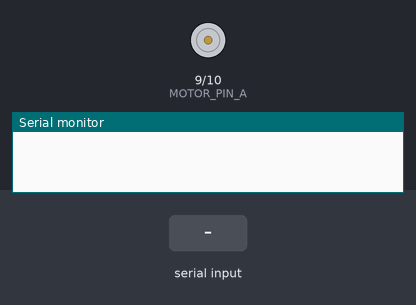
Bench run of a sketch on a simulated Arduino Uno, built with avr-gcc and run on an emulated ATmega328P. Parts: motor-driver pin pairs drawn as motors (green arrow = first pin HIGH = forward, orange = second pin HIGH = backward, longer = more drive), the last lines printed to the serial monitor. The test bench sets the inputs (shaded band).

Above: at 1.2 s.
1.3 s: "f\n" received over Serial
At 2.5 s:
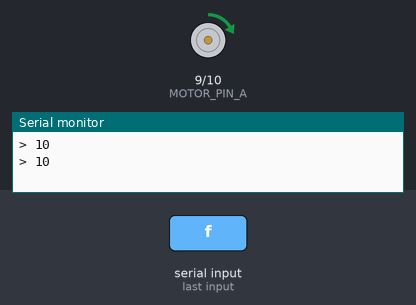
2.8 s: byte 112 ('p') received over Serial
At 3.6 s:
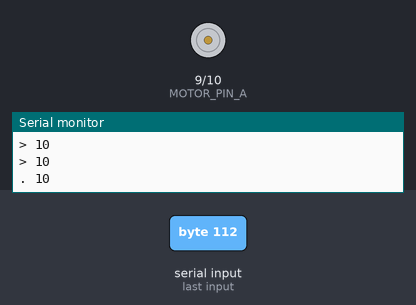
4.3 s: byte 102 ('f') received over Serial
At 4.8 s:
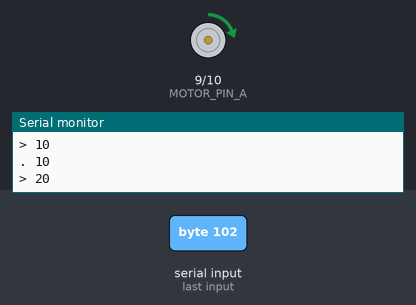
5.8 s: "p\n" received over Serial
At 7.0 s:
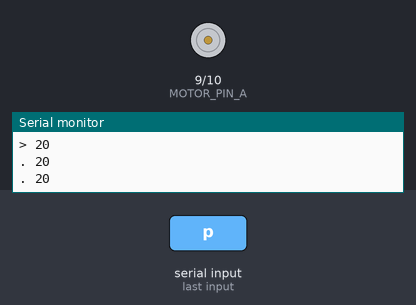
7.3 s: "b\n" received over Serial
At 8.2 s:
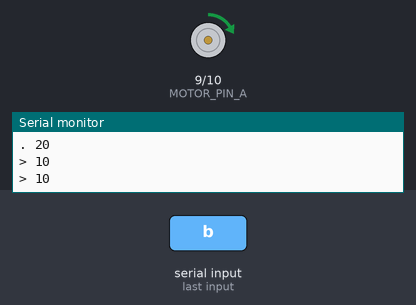
Timing chart, 0 to 9.8 s (numbered marks = the images above; inputs shaded):
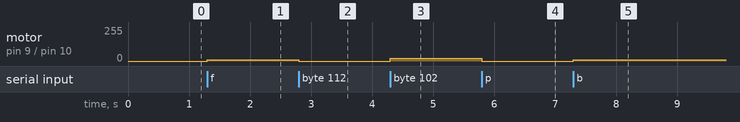

The sketch:

motorControlSweep.ino
```cpp
#include <CircularBuffer.h>
#include <BluetoothCommandParser.h>
#include <SoftwareSerial.h>

#define MOTOR_PIN_A 9
#define MOTOR_PIN_B 10

#define BLUETOOTH_RX_PIN 3
#define BLUETOOTH_TX_PIN 4

#define STEP_TIME 1000
#define STEP_SIZE 10
#define MAX_SPEED 250

#define LED_PIN 13

//#define DEBUG_BLUETOOTH 1

int speed = 0; // negative value means running backwards. maximum is 255
unsigned long checkpointTime = STEP_TIME;
int direction = 1;
int active = 0;
int ledStatus = 0;
BluetoothCommandParser btcmdparser;

SoftwareSerial bluetoothSerial(BLUETOOTH_RX_PIN, BLUETOOTH_TX_PIN);

void setup() {
  Serial.begin(19200);
  bluetoothSerial.begin(9600);
  pinMode(MOTOR_PIN_A, OUTPUT);
  pinMode(MOTOR_PIN_B, OUTPUT);
  pinMode(BLUETOOTH_RX_PIN, INPUT);
  pinMode(BLUETOOTH_TX_PIN, OUTPUT);
}

void setSpeed(int speed) {
  if (speed >= 0) {
    analogWrite(MOTOR_PIN_A, speed);
    digitalWrite(MOTOR_PIN_B, 0);
  } else {
    digitalWrite(MOTOR_PIN_A, 0);
    analogWrite(MOTOR_PIN_B, -speed);
  }
}

void stopMotor() {
  digitalWrite(MOTOR_PIN_A, 0);
  digitalWrite(MOTOR_PIN_B, 0);
}

void loop() {
  char c = 0;
  char btbyte = 0;
  bool havebtcmd = false;

#if 0
  if (millis() > checkpointTime) {
    ledStatus = 1 - ledStatus;
    digitalWrite(LED_PIN, ledStatus);

    checkpointTime += STEP_TIME;
    speed = speed + direction * STEP_SIZE;
    if (direction == 1) {
      if (speed > MAX_SPEED) {
        direction = -1;
        speed -= STEP_SIZE;
      }
    } else if (direction == -1) {
      if (speed < 0) {
        direction = 1;
        speed += STEP_SIZE;
      }
    }
    setSpeed(speed);
    Serial.print(speed);
    Serial.print("\n");
  }
#endif

  // Handle commands.
  if (Serial.available()) {
    c = Serial.read();
  } else if (bluetoothSerial.available()) {
    btbyte = bluetoothSerial.read();
    btcmdparser.feed(btbyte);
#ifdef DEBUG_BLUETOOTH
    Serial.print("BT>uC: 0x");
    Serial.print(btbyte, HEX);
    Serial.print("\n");
#endif
    havebtcmd = btcmdparser.parseKeyCommand() == BluetoothCommandParser::Valid;
  }
  if (c != 0 || havebtcmd) {
    // Toggle LED to indicate we received a command.
    ledStatus = 1 - ledStatus;
    digitalWrite(LED_PIN, ledStatus);

    // Process commands.
    if (havebtcmd) {
      // Map Bluetooth command to digit.
      if (btcmdparser.keyCommand().key == 5 && btcmdparser.keyCommand().onoff == 0) {
        c = 'f'; // increase speed
      } else if (btcmdparser.keyCommand().key == 6 && btcmdparser.keyCommand().onoff == 0) {
        c = 'b'; // decrease speed
      } else if (btcmdparser.keyCommand().key == 7 && btcmdparser.keyCommand().onoff == 0) {
        c = 'p'; // stop
      } else if (btcmdparser.keyCommand().key == 8 && btcmdparser.keyCommand().onoff == 0) {
        c = 's'; // start
      } else if (btcmdparser.keyCommand().key == 1 && btcmdparser.keyCommand().onoff == 0) {
        c = 'r'; // reverse
      }
      btcmdparser.reset();
 #ifdef DEBUG_BLUETOOTH
      if (c) {
        Serial.print("BT>uC: ");
        Serial.print(c);
        Serial.print("\n");
      }
 #endif
    }
    if (c) {
      if (c == 'f') {
        active = 1;
        speed = min(speed + STEP_SIZE, 250);
        setSpeed(speed);
      } else if (c == 'b') {
        active = 1;
        speed = max(speed - STEP_SIZE, -250);
        setSpeed(speed);
      } else if (c == 'r') {
        active = 1;
        direction = -1 * direction;
        setSpeed(speed);
      } else if (c == 's') {
        active = 1;
        setSpeed(speed);
      } else if (c == 'p') {
        active = 0;
        stopMotor();
      }
      Serial.print(active ? ">" : ".");
      Serial.print(" ");
      Serial.print(speed);
      Serial.print("\n");
      bluetoothSerial.print(active ? ">" : ".");
      bluetoothSerial.print(" ");
      bluetoothSerial.print(speed);
      bluetoothSerial.print("\n");
    }
    // If going forward, B = low, and A = high means that the motor moves, so low PWM duty cycle means
    // lower speed.
    // If going backward, B = high, and A = high means that the motor stops, so high PWM duty cycle means
    // lower speed.
  }
}
```

Measured:
- after the input at 1.3 s, motor on pin 9 (MOTOR_PIN_A) / pin 10 (MOTOR_PIN_B): stopped → forward 10/255 at once
- after the input at 2.8 s, motor on pin 9 (MOTOR_PIN_A) / pin 10 (MOTOR_PIN_B): forward 10/255 → stopped at once
- after the input at 4.3 s, motor on pin 9 (MOTOR_PIN_A) / pin 10 (MOTOR_PIN_B): stopped → forward 20/255 at once
- after the input at 5.8 s, motor on pin 9 (MOTOR_PIN_A) / pin 10 (MOTOR_PIN_B): forward 20/255 → stopped at once
- after the input at 7.3 s, motor on pin 9 (MOTOR_PIN_A) / pin 10 (MOTOR_PIN_B): stopped → forward 10/255 at once
